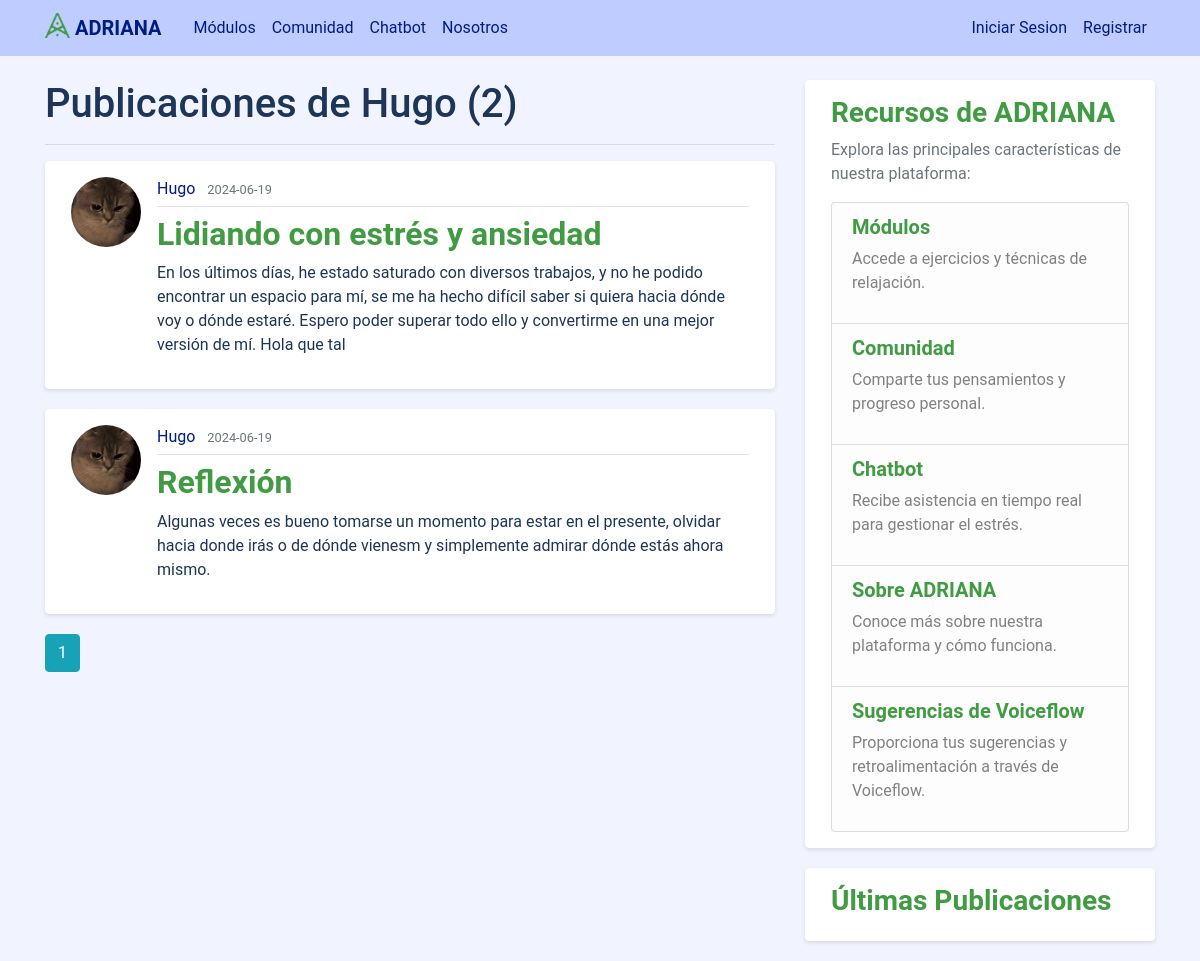
Screenshot of /user/Hugo with the database file from the repository.
### adriana_assistant/models.py (models this page shows, shortened)
class User(db.Model, UserMixin):
    id = db.Column(db.Integer, primary_key=True)
    username = db.Column(db.String(20), unique=True, nullable=False)
    email = db.Column(db.String(120), unique=True, nullable=False)
    image_file = db.Column(db.String(20), nullable=False, default='default.jpg')
    password = db.Column(db.String(60), nullable=False)
    posts = db.relationship('Post', backref='author', lazy=True)

class Post(db.Model):
    id = db.Column(db.Integer, primary_key=True)
    title = db.Column(db.String(100), nullable=False)
    date_posted = db.Column(db.DateTime, nullable=False, default=datetime.utcnow)
    content = db.Column(db.Text, nullable=False)
    user_id = db.Column(db.Integer, db.ForeignKey('user.id'), nullable=False)

### adriana_assistant/routes.py (the view)
@app.route("/user/<string:username>")
def user_posts(username):
    page = request.args.get('page', 1, type=int)
    user = User.query.filter_by(username=username).first_or_404()
    posts = Post.query.filter_by(author=user).order_by(Post.date_posted.desc()).paginate(page=page, per_page=5)
    return render_template('user_posts.html', posts=posts, user=user)

### adriana_assistant/templates/user_posts.html
{% extends "layout.html" %}
{% block content %}
    <h1 class="mb-3">Publicaciones de {{ user.username }} ({{ posts.total }})</h1>
    <hr>
    {% for post in posts.items %}
        <article class="media content-section">
          <img class="rounded-circle article-img" src="{{ url_for('static', filename='profile_pics/' + post.author.image_file) }}">
          <div class="media-body">
            <div class="article-metadata">
              <a class="mr-2" href="{{ url_for('user_posts', username=post.author.username) }}">{{ post.author.username }}</a>
              <small class="text-muted">{{ post.date_posted.strftime('%Y-%m-%d') }}</small>
            </div>
            <h2><a class="article-title" href="{{ url_for('post', post_id=post.id) }}">{{ post.title }}</a></h2>
            <p class="article-content">{{ post.content }}</p>
          </div>
        </article>
    {% endfor %}
    {% for page_num in posts.iter_pages(left_edge=1, right_edge=1, left_current=1, right_current=2) %}
      {% if page_num %}
        {% if posts.page == page_num %}
          <a class="btn btn-info mb-4" href="{{ url_for('user_posts', username=user.username, page=page_num) }}">{{ page_num }}</a>
        {% else %}
          <a class="btn btn-outline-info mb-4" href="{{ url_for('user_posts', username=user.username, page=page_num) }}">{{ page_num }}</a>
        {% endif %}
      {% else %}
        ...
      {% endif %}
    {% endfor %}
{% endblock content %}

### adriana_assistant/static/main.css (style rules this page uses)
body { background: #F1F4FF; color: #1D3557; font-family: 'Roboto', sans-serif; margin-top: 5rem; }
h1, h2, h3, h4, h5, h6 { color: #1D3557; font-weight: 500; }
.content-section { background: #FFFFFF; padding: 15px 25px; border: 1px solid #FFFFFF; border-radius: 4px; margin-bottom: 20px; box-shadow: 0 2px 4px rgba(0,0,0,0.1); }
.article-title { color: #409b43; font-weight: 600; }
.article-content { white-space: pre-line; }
.article-img { height: 70px; width: 70px; margin-right: 16px; border-radius: 4px; object-fit: cover; }
.article-metadata { padding-bottom: 5px; margin-bottom: 8px; border-bottom: 1px solid #e3e3e3; }
.article-metadata a { color: #001C81; }

### rows the page displays
User: username "Hugo"
Post: image_file (picture), author.username "Hugo", date_posted "2024-06-19", title "Lidiando con estrés y ansiedad", content "En los últimos días, he estado saturado con diversos trabajos, y no he podido encontrar un espacio para mí, se me ha hecho difícil saber si quiera hacia dónde voy o dónde estaré. Espero poder superar todo ello y convertirme en una mejor versión de mí. Hola que tal"
Post: image_file (picture), author.username "Hugo", date_posted "2024-06-19", title "Reflexión", content "Algunas veces es bueno tomarse un momento para estar en el presente, olvidar hacia donde irás o de dónde vienesm y simplemente admirar dónde estás ahora mismo."

### other values shown
{{ posts.total }} "2"
{{ page_num }} "1"
